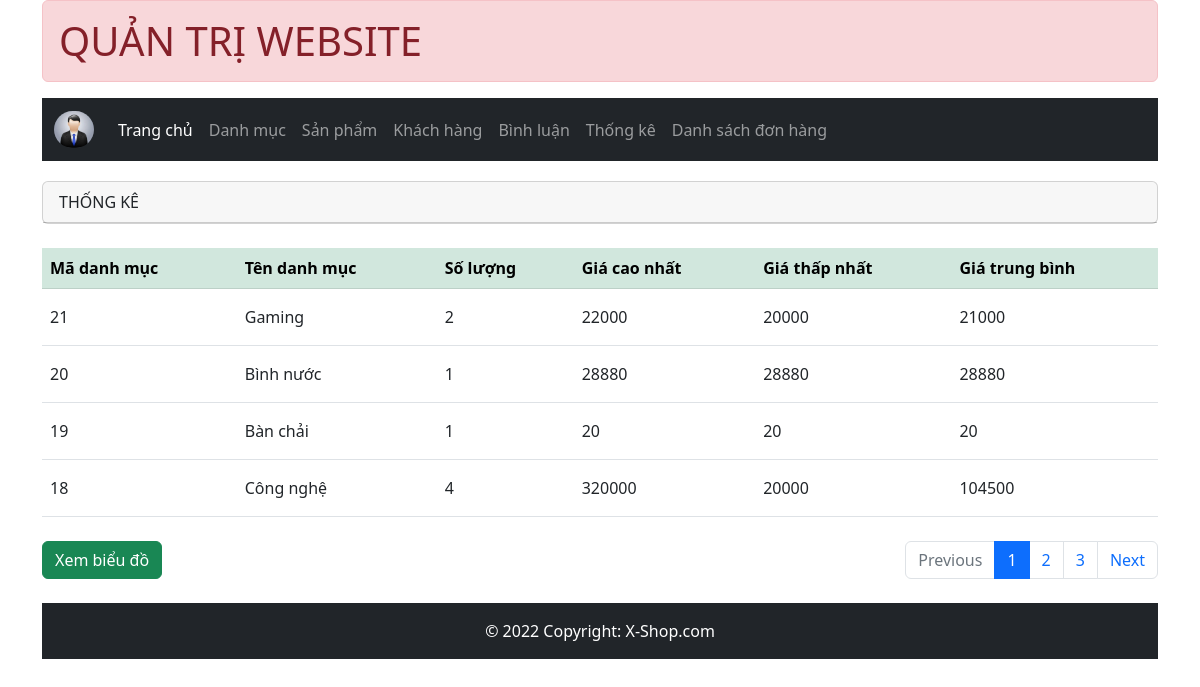
The page /admin/index.php?act=thongke on the database its author committed.
### tables this page shows
CREATE TABLE `danhmuc` (
  `id` int(11) NOT NULL,
  `name` varchar(255) NOT NULL
);

### admin/controllers/thongke/thongke.php (called while the page is built)
<?php
$listthongke = loadall_thongke();
include "./views/thongke/list.php";
?>

### admin/models/pdo.php (called while the page is built, shortened)
<?php
function pdo_get_connection()
{
    $dburl = "mysql:host=localhost;dbname=xshop;charset=utf8";
    $username = 'root';
    $password = '';
    $conn = new PDO($dburl, $username, $password);
    $conn->setAttribute(PDO::ATTR_ERRMODE, PDO::ERRMODE_EXCEPTION);
    return $conn;
}
function pdo_query($sql)
{
    $sql_args = array_slice(func_get_args(), 1);
    try {
        $conn = pdo_get_connection();
        $stmt = $conn->prepare($sql);
        $stmt->execute($sql_args);
        $rows = $stmt->fetchAll();
        return $rows;
    } catch (PDOException $e) {
        throw $e;
    } finally {
        unset($conn);
    }
}

### admin/models/thongke.php (called while the page is built)
<?php
function loadall_thongke()
{
    $sql = "select danhmuc.id as madm, danhmuc.name as tendm, count(sanpham.id) as countsp, min(sanpham.price) as minprice, max(sanpham.price) as maxprice, avg(sanpham.price) as avgprice";
    $sql .= " from sanpham left join danhmuc on danhmuc.id=sanpham.iddm";
    $sql .= " group by danhmuc.id order by danhmuc.id desc";
    $listtk = pdo_query($sql);
    return $listtk;
}
?>

### admin/views/thongke/list.php (the view)
<div style="margin:20px 0px" class="card">
    <div class="card-header text-uppercase">THỐNG KÊ</div>
</div>
<article>
    <table class="table mt-4 mb-4">
        <thead class="table-success">
            <tr>
                <th>Mã danh mục</th>
                <th>Tên danh mục</th>
                <th>Số lượng</th>
                <th>Giá cao nhất</th>
                <th>Giá thấp nhất</th>
                <th>Giá trung bình</th>
            </tr>
        </thead>
        <tbody>
            <?php
            foreach ($listthongke as $thongke) {
                extract($thongke);
                echo '<tr>
                    <td class="pb-3 pt-3">' . $madm . '</td>
                    <td class="pb-3 pt-3">' . $tendm . '</td>
                    <td class="pb-3 pt-3">' . $countsp . '</td>
                    <td class="pb-3 pt-3">' . $maxprice . '</td>
                    <td class="pb-3 pt-3">' . $minprice . '</td>
                    <td class="pb-3 pt-3">' . $avgprice . '</td>
                  </tr>';
            }
            ?>
        </tbody>
    </table>
    <div class="wrap-btn" style="display: flex; justify-content: space-between">
        <div class="form-group pb-4">
            <a href="index.php?act=bieudo" class="btn btn-success">Xem biểu đồ</a>
        </div>
        <nav aria-label="...">
            <ul class="pagination">
                <li class="page-item disabled">
                    <span class="page-link">Previous</span>
                </li>
                <li class="page-item active"><a class="page-link" href="#">1</a></li>
                <li class="page-item " aria-current="page">
                    <span class="page-link">2</span>
                </li>
                <li class="page-item"><a class="page-link" href="#">3</a></li>
                <li class="page-item">
                    <a class="page-link" href="#">Next</a>
                </li>
            </ul>
        </nav>
    </div>
</article>

### rows shown on the page
danhmuc: id "21", name "Gaming", countsp "2", maxprice "22000", minprice "20000", avgprice "21000"
danhmuc: id "20", name "Bình nước", countsp "1", maxprice "28880", minprice "28880", avgprice "28880"
danhmuc: id "19", name "Bàn chải", countsp "1", maxprice "20", minprice "20", avgprice "20"
danhmuc: id "18", name "Công nghệ", countsp "4", maxprice "320000", minprice "20000", avgprice "104500"
